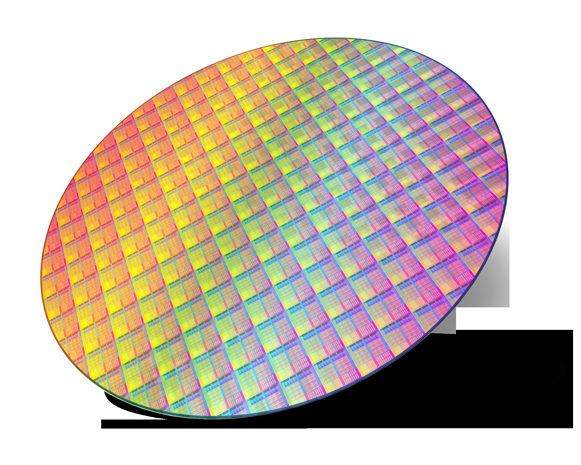
#> input picture First_HW_Mediapipe_Game/pngegg.png, 581 x 465 px, given in place of the camera
$ python TestCode4.py
#> lines starting #> are read from the running program, lines starting #| are printed output that depends on the picture; after the words box and inside, x2 and y2 are one past the last pixel; in counts of white or black regions, pixels touching at a corner belong together
import cv2
import numpy as np

# Open the webcam feed from camera index 2
cap = cv2.VideoCapture(3)

# Create a window for trackbars
cv2.namedWindow("Settings")

# Initialize sliders
cv2.createTrackbar("Histogram Flatness", "Settings", 0, 100, lambda x: None)  # Equalization control
cv2.createTrackbar("Histogram Shift", "Settings", 0, 100, lambda x: None)  # Shift control
cv2.createTrackbar("Adaptive Threshold", "Settings", 5, 50, lambda x: None)  # Adaptive threshold block size
cv2.createTrackbar("Canny Low", "Settings", 50, 255, lambda x: None)  # Lower bound for Canny Edge Detection
cv2.createTrackbar("Canny High", "Settings", 150, 255, lambda x: None)  # Upper bound for Canny Edge Detection
cv2.createTrackbar("Hough Threshold", "Settings", 80, 200, lambda x: None)  # Hough Transform threshold
cv2.createTrackbar("Line Min Length", "Settings", 50, 200, lambda x: None)  # Minimum line length for detection
cv2.createTrackbar("Line Max Gap", "Settings", 10, 50, lambda x: None)  # Maximum gap between lines

def compute_intersection(line1, line2):
    """
    Computes the intersection point between two lines.
    Each line is given as (x1, y1, x2, y2).
    """
    x1, y1, x2, y2 = line1
    x3, y3, x4, y4 = line2

    # Compute the determinant
    denom = (x1 - x2) * (y3 - y4) - (y1 - y2) * (x3 - x4)

    if denom == 0:
        return None  # Lines are parallel, no intersection

    # Solve for intersection point
    px = ((x1 * y2 - y1 * x2) * (x3 - x4) - (x1 - x2) * (x3 * y4 - y3 * x4)) / denom
    py = ((x1 * y2 - y1 * x2) * (y3 - y4) - (y1 - y2) * (x3 * y4 - y3 * x4)) / denom

    return int(px), int(py)

def find_grid_intersections(lines):
    """
    Finds intersection points from detected lines.
    Filters intersections to match expected grid patterns.
    """
    intersections = []

    if lines is None:
        return intersections

    # Separate vertical and horizontal lines
    vertical_lines = []
    horizontal_lines = []

    for line in lines:
        x1, y1, x2, y2 = line[0]
        if abs(x1 - x2) < abs(y1 - y2):  # Vertical line
            vertical_lines.append((x1, y1, x2, y2))
        else:  # Horizontal line
            horizontal_lines.append((x1, y1, x2, y2))

    # Compute intersections
    for v_line in vertical_lines:
        for h_line in horizontal_lines:
            intersection = compute_intersection(v_line, h_line)
            if intersection:
                intersections.append(intersection)

    return intersections

if not cap.isOpened():
    print("Error: Could not open webcam.")
else:
    while True:
        ret, frame = cap.read()
#> frame is the input picture: shape (465, 581, 3); mean B, G, R 174.1, 187.9, 199.6
        if not ret:
            print("Failed to grab frame")
            break

        # Convert frame to grayscale
        gray = cv2.cvtColor(frame, cv2.COLOR_BGR2GRAY)
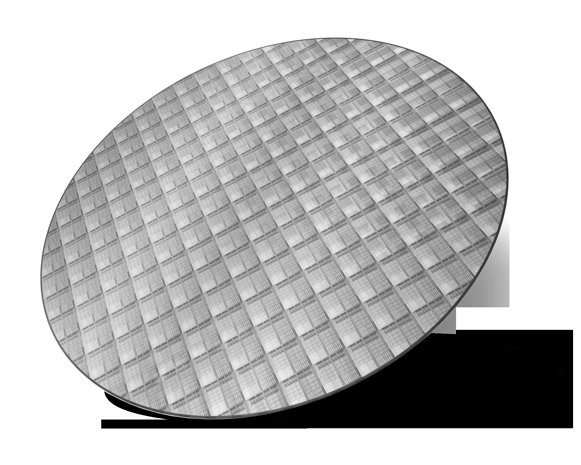
#> gray: shape (465, 581); min 0, max 255, mean 189.8

        # Get slider values
        flatness = cv2.getTrackbarPos("Histogram Flatness", "Settings")
        shift = cv2.getTrackbarPos("Histogram Shift", "Settings") - 50  # Range: -50 to +50
        adaptive_block_size = cv2.getTrackbarPos("Adaptive Threshold", "Settings") | 1  # Ensure it's an odd number
        canny_low = cv2.getTrackbarPos("Canny Low", "Settings")
        canny_high = cv2.getTrackbarPos("Canny High", "Settings")
        hough_threshold = cv2.getTrackbarPos("Hough Threshold", "Settings")
        min_line_length = cv2.getTrackbarPos("Line Min Length", "Settings")
        max_line_gap = cv2.getTrackbarPos("Line Max Gap", "Settings")

        # Apply histogram equalization with adjustable flatness
        if flatness > 0:
            alpha = flatness / 100.0  # Convert to range 0.0 - 1.0
            hist_eq = cv2.equalizeHist(gray)  # Full equalization
            adjusted_gray = cv2.addWeighted(gray, 1 - alpha, hist_eq, alpha, 0)  # Blend original & equalized
        else:
            adjusted_gray = gray  # No equalization when slider is at 0

        # Apply brightness shift (shifting the histogram)
        shifted_gray = np.clip(adjusted_gray + shift, 0, 255).astype(np.uint8)
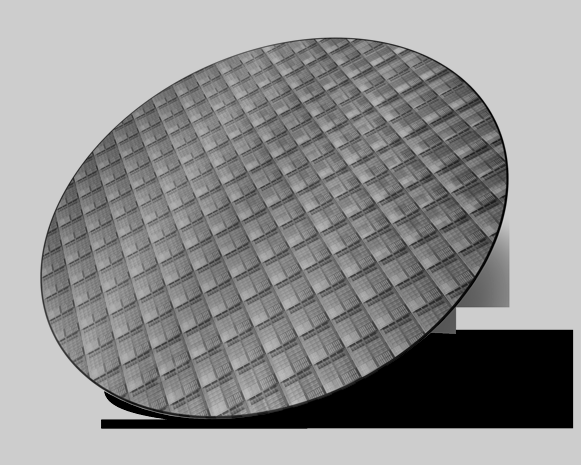
#> shifted_gray: shape (465, 581); min 0, max 205, mean 144.1

        # Apply Adaptive Gaussian Thresholding
        binary_feed = cv2.adaptiveThreshold(
            shifted_gray, 255, cv2.ADAPTIVE_THRESH_GAUSSIAN_C, cv2.THRESH_BINARY, adaptive_block_size, 10
        )
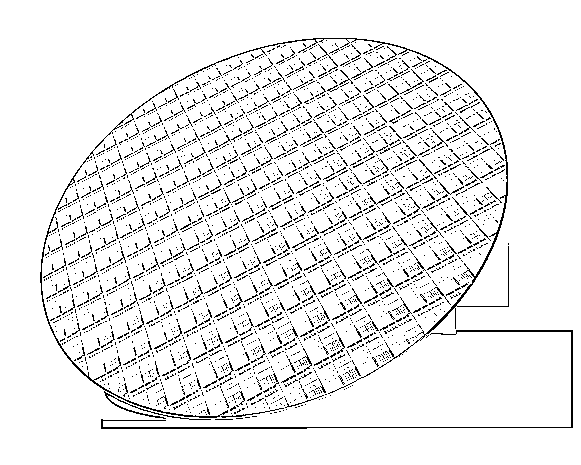
#> binary_feed: shape (465, 581); 92.1% white; black in thin lines or dots, all inside (x1, y1, x2, y2) = (40, 38, 573, 429)

        # Apply Canny Edge Detection
        edges = cv2.Canny(binary_feed, canny_low, canny_high)
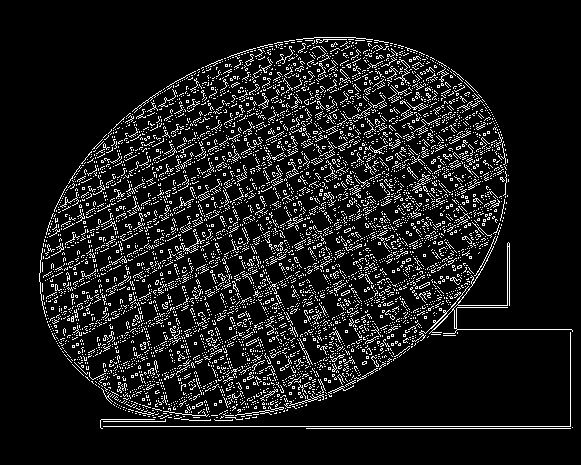
#> edges: shape (465, 581); 10.1% white in thin lines or dots, all inside (x1, y1, x2, y2) = (39, 37, 573, 429)

        # Detect lines using Hough Line Transform
        lines = cv2.HoughLinesP(edges, 1, np.pi / 180, hough_threshold, minLineLength=min_line_length, maxLineGap=max_line_gap)
#> lines = 143 rows, first 6: [100, 426, 570, 426], [306, 428, 570, 428], [160, 215, 449, 68], [46, 232, 407, 48], [54, 209, 383, 41], [40, 261, 418, 68]

        # Find intersections
        intersections = find_grid_intersections(lines)
#> the loop in find_grid_intersections, `for line in lines:` made 143 passes
#> (x1, y1, x2, y2) on passes 1 to 12: (100, 426, 570, 426), (306, 428, 570, 428), (160, 215, 449, 68), (46, 232, 407, 48), (54, 209, 383, 41), (40, 261, 418, 68), (41, 255, 427, 58), (85, 276, 401, 115), (51, 318, 233, 225), (175, 312, 320, 235), (457, 329, 571, 329), (116, 243, 427, 84)
#> after the loop in find_grid_intersections, `for line in lines:`: horizontal_lines = 114 items, first 6: (100, 426, 570, 426), (306, 428, 570, 428), (160, 215, 449, 68), (46, 232, 407, 48), (54, 209, 383, 41), (40, 261, 418, 68); vertical_lines = 29 items, first 6: (110, 131, 156, 263), (152, 98, 290, 407), (113, 132, 209, 411), (260, 346, 287, 407), (263, 270, 315, 375), (297, 39, 436, 204)
#> the loop in find_grid_intersections, `for v_line in vertical_lines:` made 29 passes
#> v_line on passes 2 to 13: (152, 98, 290, 407), (113, 132, 209, 411), (260, 346, 287, 407), (263, 270, 315, 375), (297, 39, 436, 204), (292, 254, 361, 378), (72, 176, 133, 421), (317, 173, 427, 337), (129, 113, 190, 263), (291, 51, 450, 248), (570, 425, 570, 332), (225, 60, 393, 319)

        # Draw detected intersections on a copy of the frame
        intersection_image = frame.copy()
        for x, y in intersections:
            cv2.circle(intersection_image, (x, y), 5, (0, 0, 255), -1)  # Red for detected intersections
#> this loop made 3306 passes
#> (x, y) on passes 1 to 3: (212, 426), (213, 428), (142, 223)
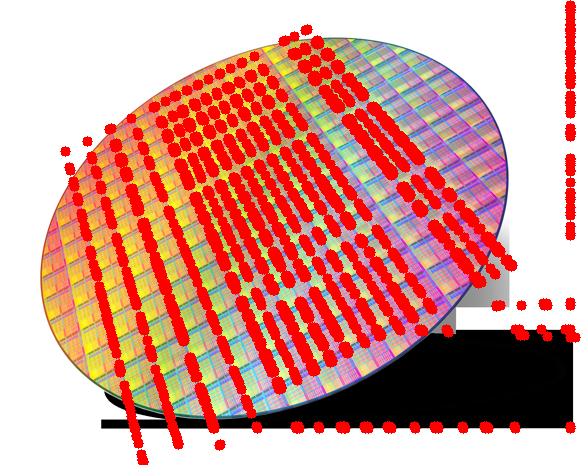
#> intersection_image: shape (465, 581, 3); mean B, G, R 142.3, 152.2, 213.9

        # Show the original feed
        cv2.imshow("Webcam Feed - Camera 2", frame)

        # Show the grayscale feed with applied histogram modifications
        cv2.imshow("Modified Grayscale Feed", shifted_gray)

        # Show the adaptive thresholded binary feed
        cv2.imshow("Binary Feed - Adaptive Gaussian Thresholding", binary_feed)

        # Show the Canny edge detected feed
        cv2.imshow("Canny Edge Detection", edges)

        # Show the detected intersections
        cv2.imshow("Detected Intersections", intersection_image)

        # Press 'q' to exit the webcam window
        if cv2.waitKey(1) & 0xFF == ord('q'):
#> (key q is pressed here)
            break

# Release the camera and close all OpenCV windows
cap.release()
cv2.destroyAllWindows()
